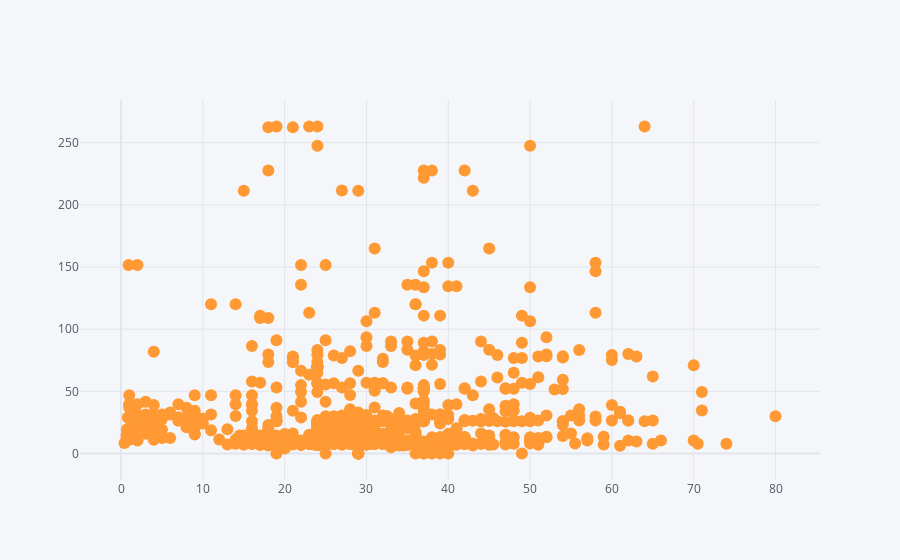

The notebook cell this image was saved under:
### Code cell
dataset.iplot(kind = 'scatter', x='Age', y='Fare', mode = 'markers')

### Figure 1 — Plotly figure (JSON) as saved in the notebook; plotly's stock layout.template omitted (floating-point values rounded to 4 significant figures; data arrays with more than 128 entries replaced by an {"elided": "..."} marker saying what was removed)
{"data": [{"line": {"color": "rgba(255, 153, 51, 1.0)", "dash": "solid", "shape": "linear", "width": 1.3}, "marker": {"size": 12, "symbol": "circle"}, "mode": "markers", "name": "Fare", "text": "", "type": "scatter", "x": {"elided": "888 float values"}, "y": {"elided": "888 float values"}}], "layout": {"legend": {"bgcolor": "#F5F6F9", "font": {"color": "#4D5663"}}, "paper_bgcolor": "#F5F6F9", "plot_bgcolor": "#F5F6F9", "title": {"font": {"color": "#4D5663"}}, "xaxis": {"gridcolor": "#E1E5ED", "showgrid": true, "tickfont": {"color": "#4D5663"}, "title": {"font": {"color": "#4D5663"}, "text": ""}, "zerolinecolor": "#E1E5ED"}, "yaxis": {"gridcolor": "#E1E5ED", "showgrid": true, "tickfont": {"color": "#4D5663"}, "title": {"font": {"color": "#4D5663"}, "text": ""}, "zerolinecolor": "#E1E5ED"}}}
